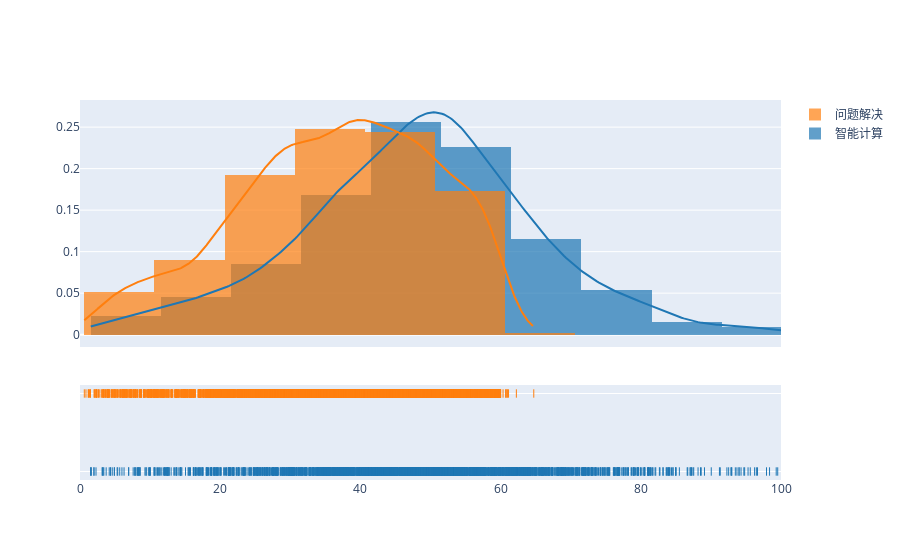

Notebook code for this chart:
### Code cell
layout={"title": "学生用时分布", 
                                       "xaxis_title": "学生用时，单位秒",
                                       "yaxis_title": "学生个数",
                                       # x轴坐标倾斜60度
                                       "xaxis": {"tickangle": 60}
                                      }

#数据组
hist_data=[x1,x2]

group_labels=['智能计算','问题解决']

fig=ff.create_distplot(hist_data,group_labels,bin_size=10,histnorm = 'probability')
fig['layout'].update(xaxis = dict(range = [0,100]))
plot(fig,filename='./plot/单日时间分布直方图.html')
offline.iplot(fig)

### Figure 1 — Plotly figure (JSON) as saved in the notebook; plotly's stock layout.template omitted (floating-point values rounded to 4 significant figures; data arrays with more than 128 entries replaced by an {"elided": "..."} marker saying what was removed)
{"data": [{"autobinx": false, "histnorm": "probability", "legendgroup": "智能计算", "marker": {"color": "rgb(31, 119, 180)"}, "name": "智能计算", "opacity": 0.7, "type": "histogram", "x": {"elided": "2409 float values"}, "xaxis": "x", "xbins": {"end": 148.9, "size": 10, "start": 1.533}, "yaxis": "y"}, {"autobinx": false, "histnorm": "probability", "legendgroup": "问题解决", "marker": {"color": "rgb(255, 127, 14)"}, "name": "问题解决", "opacity": 0.7, "type": "histogram", "x": {"elided": "3289 float values"}, "xaxis": "x", "xbins": {"end": 64.73, "size": 10, "start": 0.6167}, "yaxis": "y"}, {"legendgroup": "智能计算", "marker": {"color": "rgb(31, 119, 180)"}, "mode": "lines", "name": "智能计算", "showlegend": false, "type": "scatter", "x": {"elided": "500 float values"}, "xaxis": "x", "y": {"elided": "500 float values"}, "yaxis": "y"}, {"legendgroup": "问题解决", "marker": {"color": "rgb(255, 127, 14)"}, "mode": "lines", "name": "问题解决", "showlegend": false, "type": "scatter", "x": {"elided": "500 float values"}, "xaxis": "x", "y": {"elided": "500 float values"}, "yaxis": "y"}, {"legendgroup": "智能计算", "marker": {"color": "rgb(31, 119, 180)", "symbol": "line-ns-open"}, "mode": "markers", "name": "智能计算", "showlegend": false, "type": "scatter", "x": {"elided": "2409 float values"}, "xaxis": "x", "y": {"elided": "2409 str values"}, "yaxis": "y2"}, {"legendgroup": "问题解决", "marker": {"color": "rgb(255, 127, 14)", "symbol": "line-ns-open"}, "mode": "markers", "name": "问题解决", "showlegend": false, "type": "scatter", "x": {"elided": "3289 float values"}, "xaxis": "x", "y": {"elided": "3289 str values"}, "yaxis": "y2"}], "layout": {"barmode": "overlay", "hovermode": "closest", "legend": {"traceorder": "reversed"}, "xaxis": {"anchor": "y2", "domain": [0, 1], "range": [0, 100], "zeroline": false}, "yaxis": {"anchor": "free", "domain": [0.35, 1], "position": 0}, "yaxis2": {"anchor": "x", "domain": [0, 0.25], "dtick": 1, "showticklabels": false}}}
